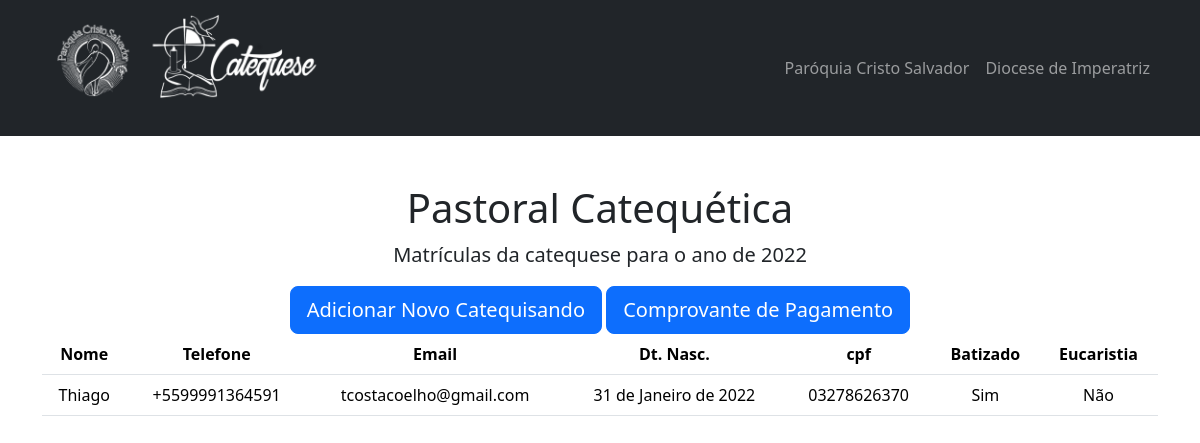
Before: /cpf_validate/03278626370 with the older database file.
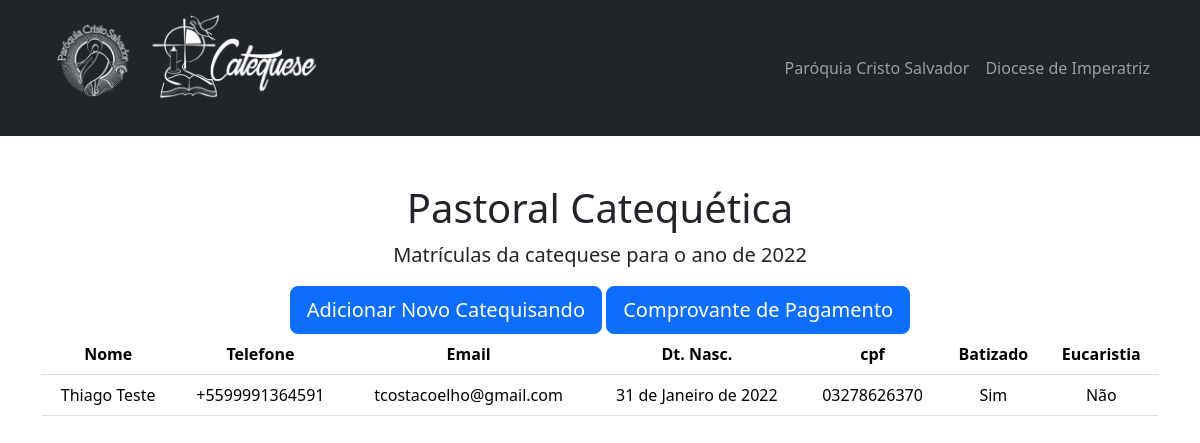
After: the same page with the newer database file.
### matriculas/matricula/models.py (models this page shows, shortened)
class Matricula(models.Model):
    user = models.ForeignKey(settings.AUTH_USER_MODEL, on_delete=models.CASCADE, null=True, blank=True)
    turma = models.ForeignKey("matricula.Turma", on_delete=models.CASCADE, null=True, blank=True)
    name = models.CharField('Nome compeleto', max_length=300)
    phone = models.CharField("Telefone", max_length=20, blank=True)
    email = models.EmailField("Email")
    birth_date = models.DateField('Data de Nascimento', max_length=300)
    document = models.ImageField(verbose_name="Foto documento de identificação",  upload_to='documents/', blank=True)
    cpf = BRCPFField("CPF do responsável", max_length=20, blank=True)
    mother_name = models.CharField('Nome da Mãe', max_length=300)
    address = models.CharField('Endereço Completo', max_length=500)
    created_date = models.DateTimeField(default=timezone.now)
    last_class = models.CharField("Última turma de catequese", max_length=20, null=True, blank=True)
    last_year = models.IntegerField(
        "Último ano na catequese", validators=[MinValueValidator(2000), MaxValueValidator(2022)], null=True, blank=True
    )
    baptized = models.BooleanField("Já foi Batizado", default=False)
    eucharisted = models.BooleanField("Recebeu Eucaristia", default=False)
    baptism = models.ImageField(verbose_name="Foto Lembrança do Batismo", upload_to='documents/', blank=True)
    eucharist = models.ImageField(verbose_name="Foto Lembrança da Eucaristia", upload_to='documents/', blank=True)

### matriculas/matricula/views.py (the view)
# urls.py: path('cpf_validate/', views.cpf_not_validate, name='cpf_not_validate'),
def cpf_validate(request, cpf):
    cpf = input_mask_remove(cpf)
    if request.method == 'GET':
        matriculas = Matricula.objects.all()
        if cpf:
            matriculas = matriculas.filter(cpf=cpf)
        else:
            return HttpResponseNotFound("Impossível prosseguir sem CPF")
        return render(request, 'matricula/cpf_validate.html', {'cpf': cpf, 'matriculas': matriculas})

### matriculas/matricula/views.py (called while the page is built)
def input_mask_remove(value):
    regex_syntax = r"\D"
    value = re.sub(regex_syntax, "", value)
    return value

### templates/matricula/cpf_validate.html
{% extends 'matricula/base.html' %}
{% block content %}
<div>
  <a class="btn btn-primary btn-lg btn-block" href="{% url 'catequisando' cpf %}">Adicionar Novo Catequisando</a>
  {% if matriculas.count %}
  <a class="btn btn-primary btn-lg btn-block" href="{% url 'proof_list' cpf %}">Comprovante de Pagamento</a>
  {% endif %}
</div>
<table class="table">
  <thead>
    <tr>
      <th>Nome</th>
      <th>Telefone</th>
      <th>Email</th>
      <th>Dt. Nasc.</th>
      <th>cpf</th>
      <th>Batizado</th>
      <th>Eucaristia</th>
    </tr>
  </thead>
  <tbody>
    {% for matricula in matriculas %}
    <tr>
      <td>{{matricula.name}}</td>
      <td>{{matricula.phone}}</td>
      <td>{{matricula.email}}</td>
      <td>{{matricula.birth_date}}</td>
      <td>{{matricula.cpf}}</td>
      <td>{% if matricula.baptized %} Sim {% else %} Não {% endif %}</td>
      <td>{% if matricula.eucharisted %} Sim {% else %} Não {% endif %}</td>
    </tr>
    {% empty %}
    <tr class="group">
      <td colspan="7" class="text-center">Nenhum catequisando cadastrado</td>
    </tr>
    {% endfor %}
  </tbody>
</table>
{% endblock %}

Changed rows visible on the page:
changed Matricula "tcostacoelho@gmail.com": name "Thiago" → "Thiago Teste"
